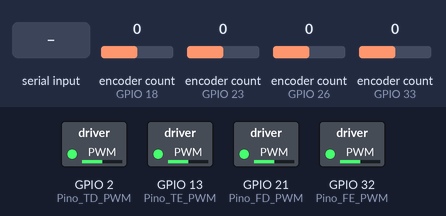
A sketch run on a simulated ESP32. Shown: switched loads named in the sketch (green lamp = pin HIGH). Inputs (shaded band) come from the test bench; at power-on: encoder count (sensors on GPIO 18, GPIO 23, GPIO 26, GPIO 33) 0. Nothing arrives over Bluetooth unless stated.

Above: at 1.2 s.
1.3 s: "f" received over the second serial link
At 2.45 s:
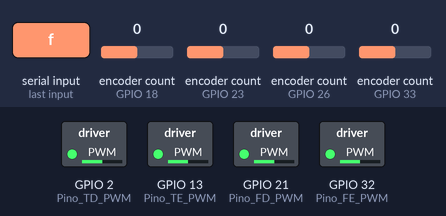
4.3 s: "w" received over the second serial link
7.3 s: "t" received over the second serial link
At 8.42 s:
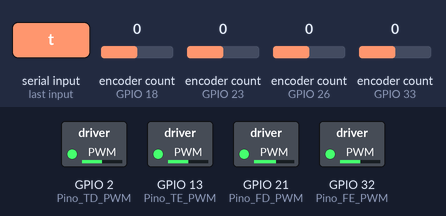
10.3 s: "q" received over the second serial link
13.3 s: "u" received over the second serial link
At 14.46 s:
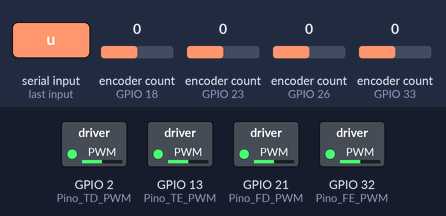
16.3 s: "d" received over the second serial link
At 30.46 s:
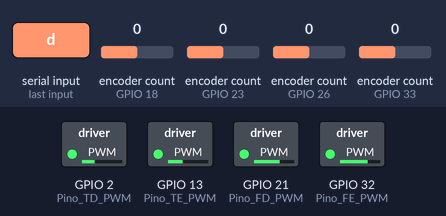
Timing chart, 0 to 36.8 s (numbered marks = the images above; inputs shaded):
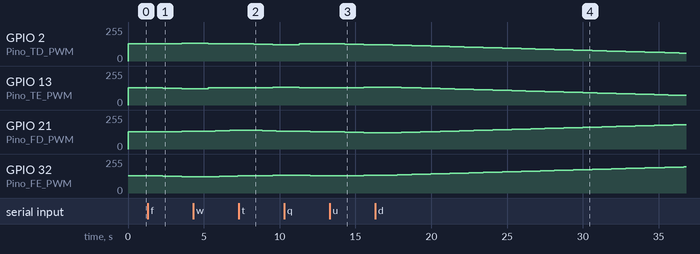

The sketch:

esp32_controle_kuka_ps4.ino
```cpp
//BIBLIOTECAS
#include <stdio.h>
#include "BluetoothSerial.h"
#include <ESP32Encoder.h>

#if !defined(CONFIG_BT_ENABLED) || !defined(CONFIG_BLUEDROID_ENABLED)
#error Bluetooth is not enabled! Please run `make menuconfig` to and enable it
#endif

BluetoothSerial SerialBT;

//50 RPM max
//direita ir para frente tem que ser rpm +, pwm +
//esquerda ir para frente tem que ser rpm -, pwm -

// Define os pinos utilizados para a leitura dos sinais do encoder
//motor superior esquerdo
#define Pino_FE_A 33
#define Pino_FE_B 25
#define Pino_FE_PWM 32
//motor superior direito
#define Pino_FD_A 23
#define Pino_FD_B 22
#define Pino_FD_PWM 21
//motor inferior esquerdo
#define Pino_TE_A 26
#define Pino_TE_B 27
#define Pino_TE_PWM 13
//motor inferior direito
#define Pino_TD_A 18
#define Pino_TD_B 19
#define Pino_TD_PWM 2

//definição dos encoders
ESP32Encoder encoder_FE;//frontal esquerdo(0)
ESP32Encoder encoder_FD;//frontal direito(1)
ESP32Encoder encoder_TE;//trás esquerdo(2)
ESP32Encoder encoder_TD;//trás direito(3)

//definição de variáveis

String mensagem;
int pwm[4]={512,512,512,512};
float encoder_posicao[4]={0,0,0,0};//float w=0;
unsigned long msegundos_ini = 0;//unsigned long ms0 = 0;
double rpm[4]={0,0,0,0};
double rpm_desejado[4]={0,0,0,0};
bool contando=0;
bool ler=0;
int tempo_contagem=75;
bool sentido_movimento[4]={0,0,0,0}; //0-trás. 1-Frente


float get_rpm(){
  rpm[0] = ((encoder_FE.getCount()-encoder_posicao[0])*60000)/(tempo_contagem*50000);
  rpm[1] = ((encoder_FD.getCount()-encoder_posicao[1])*60000)/(tempo_contagem*50000);
  rpm[2] = ((encoder_TE.getCount()-encoder_posicao[2])*60000)/(tempo_contagem*50000);
  rpm[3] = ((encoder_TD.getCount()-encoder_posicao[3])*60000)/(tempo_contagem*50000);
  return rpm[0],rpm[1],rpm[2],rpm[3];
}

void message_handler(){
  mensagem = SerialBT.readString(); // a string mensagem armazena o que foi enviado pelo bluetooth para o arduino
  //mover para frente
  if(mensagem[0]=='f'){
    rpm_desejado[0]=-1*50;
    rpm_desejado[1]=-1*rpm_desejado[0];
    rpm_desejado[2]=rpm_desejado[0];
    rpm_desejado[3]=-1*rpm_desejado[0];
    sentido_movimento[0]=0;
    sentido_movimento[2]=0;
    sentido_movimento[1]=1;
    sentido_movimento[3]=1;
    if(contando==0){
      ler=1;
    }
  }
  if(mensagem[0]=='r'){
    rpm_desejado[0]=-1*30;
    rpm_desejado[1]=-1*rpm_desejado[0];
    rpm_desejado[2]=rpm_desejado[0];
    rpm_desejado[3]=-1*rpm_desejado[0];
    sentido_movimento[0]=0;
    sentido_movimento[2]=0;
    sentido_movimento[1]=1;
    sentido_movimento[3]=1;
    if(contando==0){
      ler=1;
    }
  }
  if(mensagem[0]=='s'){
    rpm_desejado[0]=-1*10;
    rpm_desejado[1]=-1*rpm_desejado[0];
    rpm_desejado[2]=rpm_desejado[0];
    rpm_desejado[3]=-1*rpm_desejado[0];
    sentido_movimento[0]=0;
    sentido_movimento[2]=0;
    sentido_movimento[1]=1;
    sentido_movimento[3]=1;
    if(contando==0){
      ler=1;
    }
  }
  //mover para trás
  if(mensagem[0]=='t'){
    rpm_desejado[0]=50;
    rpm_desejado[1]=-1*rpm_desejado[0];
    rpm_desejado[2]=rpm_desejado[0];
    rpm_desejado[3]=-1*rpm_desejado[0];
    sentido_movimento[0]=1;
    sentido_movimento[2]=1;
    sentido_movimento[1]=0;
    sentido_movimento[3]=0;
    if(contando==0){
      ler=1;
    }
  }
  if(mensagem[0]=='u'){
    rpm_desejado[0]=30;
    rpm_desejado[1]=-1*rpm_desejado[0];
    rpm_desejado[2]=rpm_desejado[0];
    rpm_desejado[3]=-1*rpm_desejado[0];
    sentido_movimento[0]=1;
    sentido_movimento[2]=1;
    sentido_movimento[1]=0;
    sentido_movimento[3]=0;
    if(contando==0){
      ler=1;
    }
  }
  if(mensagem[0]=='l'){
    rpm_desejado[0]=10;
    rpm_desejado[1]=-1*rpm_desejado[0];
    rpm_desejado[2]=rpm_desejado[0];
    rpm_desejado[3]=-1*rpm_desejado[0];
    sentido_movimento[0]=1;
    sentido_movimento[2]=1;
    sentido_movimento[1]=0;
    sentido_movimento[3]=0;
    if(contando==0){
      ler=1;
    }
  }
  //girar direita
  if(mensagem[0]=='w'){
    rpm_desejado[0]=20;
    rpm_desejado[2]=0;
    rpm_desejado[1]=rpm_desejado[0];
    rpm_desejado[3]=0;
    sentido_movimento[0]=1;
    sentido_movimento[2]=1;
    sentido_movimento[1]=1;
    sentido_movimento[3]=1;
    if(contando==0){
      ler=1;
    }
  }
  //girar esquerda
  if(mensagem[0]=='q'){
    rpm_desejado[0]=-1*20;
    rpm_desejado[2]=0;
    rpm_desejado[1]=rpm_desejado[0];
    rpm_desejado[3]=0;
    sentido_movimento[0]=0;
    sentido_movimento[2]=0;
    sentido_movimento[1]=0;
    sentido_movimento[3]=0;
    if(contando==0){
      ler=1;
    }
  }
  //mover para direita
  if(mensagem[0]=='d'){
    rpm_desejado[0]=20;
    rpm_desejado[2]=-1*rpm_desejado[0];
    rpm_desejado[1]=rpm_desejado[0];
    rpm_desejado[3]=-1*rpm_desejado[0];
    sentido_movimento[0]=1;
    sentido_movimento[2]=0;
    sentido_movimento[1]=1;
    sentido_movimento[3]=0;
    if(contando==0){
      ler=1;
    }
  }
  //mover para esquerda
  if(mensagem[0]=='e'){
    rpm_desejado[0]=-1*20;
    rpm_desejado[2]=-1*rpm_desejado[0];
    rpm_desejado[1]=rpm_desejado[0];
    rpm_desejado[3]=-1*rpm_desejado[0];
    sentido_movimento[0]=0;
    sentido_movimento[2]=1;
    sentido_movimento[1]=0;
    sentido_movimento[3]=1;
    if(contando==0){
      ler=1;
    }
  }
  if(mensagem[0]=='p'){
    rpm_desejado[0]=0;rpm_desejado[1]=0;rpm_desejado[2]=0;rpm_desejado[3]=0;
    pwm[0]=512;pwm[1]=512;pwm[2]=512;pwm[3]=512;
    rpm[0]=0;rpm[1]=0;rpm[2]=0;rpm[3]=0;
    ledcWrite(0, pwm[0]);ledcWrite(1, pwm[1]);ledcWrite(2, pwm[2]);ledcWrite(3, pwm[3]);
  }
}

void setup() {
  // Inicializa o pino D2 como saída
  Serial.begin(9600);
  SerialBT.begin(9600); //Bluetooth device name
  //encoder
  pinMode(Pino_FE_A, INPUT_PULLUP);
  pinMode(Pino_FE_B, INPUT_PULLUP);
  encoder_FE.attachHalfQuad(Pino_FE_A, Pino_FE_B);
  //pwm
  pinMode(Pino_FE_PWM, OUTPUT);
  ledcSetup(0, 500, 10);//Atribuimos ao canal 0 a frequencia de 1000Hz com resolucao de 10bits.
  ledcAttachPin(Pino_FE_PWM, 0);//Atribuimos o pino 2 ao canal 0.
  ledcWrite(0, pwm[0]);

  //encoder
  pinMode(Pino_FD_A, INPUT_PULLUP);
  pinMode(Pino_FD_B, INPUT_PULLUP);
  encoder_FD.attachHalfQuad(Pino_FD_A, Pino_FD_B);
  //pwm
  pinMode(Pino_FD_PWM, OUTPUT);
  ledcSetup(1, 500, 10);//Atribuimos ao canal 0 a frequencia de 1000Hz com resolucao de 10bits.
  ledcAttachPin(Pino_FD_PWM, 1);//Atribuimos o pino 2 ao canal 0.
  ledcWrite(1, pwm[1]);

  //encoder
  pinMode(Pino_TE_A, INPUT_PULLUP);
  pinMode(Pino_TE_B, INPUT_PULLUP);
  encoder_TE.attachHalfQuad(Pino_TE_A, Pino_TE_B);
  //pwm
  pinMode(Pino_TE_PWM, OUTPUT);
  ledcSetup(2, 500, 10);//Atribuimos ao canal 0 a frequencia de 1000Hz com resolucao de 10bits.
  ledcAttachPin(Pino_TE_PWM, 2);//Atribuimos o pino 2 ao canal 0.
  ledcWrite(2, pwm[2]);

  //encoder
  pinMode(Pino_TD_A, INPUT_PULLUP);
  pinMode(Pino_TD_B, INPUT_PULLUP);
  encoder_TD.attachHalfQuad(Pino_TD_A, Pino_TD_B);
  //pwm
  pinMode(Pino_TD_PWM, OUTPUT);
  ledcSetup(3, 500, 10);//Atribuimos ao canal 0 a frequencia de 1000Hz com resolucao de 10bits.
  ledcAttachPin(Pino_TD_PWM, 3);//Atribuimos o pino 2 ao canal 0.
  ledcWrite(3, pwm[3]);
}

// A função de loop é executada repetidamente para sempre
void loop() {
  if (SerialBT.available()){
    message_handler();
  }
  if(contando==1 && millis()-msegundos_ini > tempo_contagem){
    rpm[0],rpm[1],rpm[2],rpm[3]=get_rpm();
    SerialBT.print("RPM Desejado: ");
    SerialBT.print(rpm_desejado[0]); SerialBT.print(" | "); SerialBT.print(rpm_desejado[1]); SerialBT.print(" | "); SerialBT.print(rpm_desejado[2]); SerialBT.print(" | "); SerialBT.print(rpm_desejado[3]);
    SerialBT.println("");
    SerialBT.print("RPM: ");
    SerialBT.print(rpm[0]); SerialBT.print(" | "); SerialBT.print(rpm[1]); SerialBT.print(" | "); SerialBT.print(rpm[2]); SerialBT.print(" | "); SerialBT.print(rpm[3]);
    SerialBT.println("");
    contando=0;
  }

  for (int i=0; i<4; i++){
    if (rpm_desejado[i]>rpm[i] and contando==0 and sentido_movimento[i]==1){
      pwm[i]=pwm[i]+1;
      ler=1;
    }
    if(rpm_desejado[i]<rpm[i] and contando==0 and sentido_movimento[i]==0){
      pwm[i]=pwm[i]-1;
      ler=1;
    }
    if (rpm_desejado[i]==0){pwm[i]=512;}
  }
  if(ler==1 && contando==0){
    contando=1;
    encoder_posicao[0]=encoder_FE.getCount();
    encoder_posicao[1]=encoder_FD.getCount();
    encoder_posicao[2]=encoder_TE.getCount();
    encoder_posicao[3]=encoder_TD.getCount();
    msegundos_ini=millis();
    ler=0;
  }
  ledcWrite(0, pwm[0]);
  ledcWrite(1, pwm[1]);
  ledcWrite(2, pwm[2]);
  ledcWrite(3, pwm[3]);
}
// mac esp32 78:21:84:7d:bc:4c
```

Measured:
- after the input at 1.3 s, GPIO 2 (Pino_TD_PWM), GPIO 21 (Pino_FD_PWM): moves from 128/255 to 134/255 over 1.6 s, starting after 1.3 s; GPIO 13 (Pino_TE_PWM), GPIO 32 (Pino_FE_PWM): moves from 128/255 to 121/255 over 1.9 s, starting after 1.0 s
- after the input at 7.3 s, GPIO 2 (Pino_TD_PWM): moves from 128/255 to 121/255 over 1.9 s, starting after 1.0 s; GPIO 13 (Pino_TE_PWM): moves from 128/255 to 134/255 over 1.6 s, starting after 1.3 s
- after the input at 13.3 s, GPIO 2 (Pino_TD_PWM): moves from 128/255 to 121/255 over 1.9 s, starting after 1.0 s; GPIO 13 (Pino_TE_PWM): moves from 128/255 to 134/255 over 1.6 s, starting after 1.3 s
